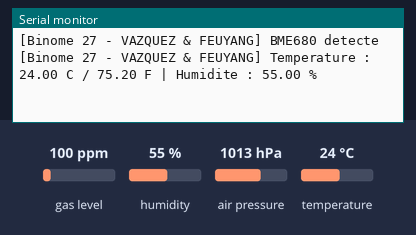
Bench run of a program on a simulated ESP32. Shown: the last lines printed to the serial monitor. Inputs (shaded band) come from the test bench; at power-on: humidity 55 %, temperature 24 °C, gas level 100 ppm, air pressure 1013 hPa.

Above: at 2.2 s.
2.3 s: humidity set to 22 %
At 3.7 s:
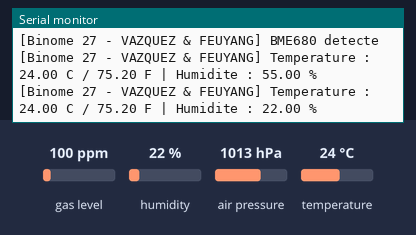
5.2 s: temperature set to 12 °C
At 6.1 s:
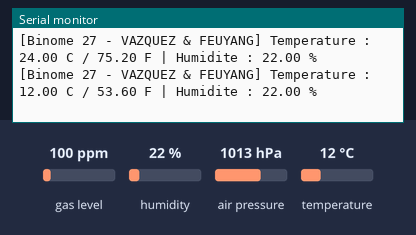
8.1 s: humidity set to 40 %
At 11.0 s:
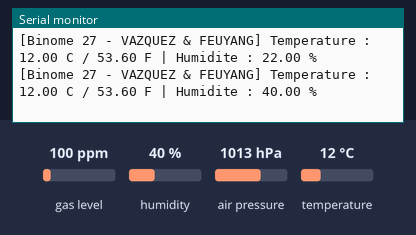
Timing chart, 0 to 12.5 s (numbered marks = the images above; inputs shaded):
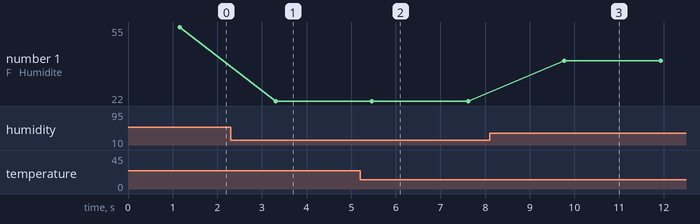

Measured:
- after the input at 2.3 s, the serial monitor: prints a new line after 1.0 s (image 1)
- after the input at 5.2 s, the serial monitor: prints a new line after 0.26 s (image 2)
- after the input at 8.1 s, the serial monitor: prints a new line after 1.7 s (image 3)
- plotted number 1: 55 → 22 after the input at 2.3 s, 22 → 40 after the input at 8.1 s

The program:

main.cpp
```cpp
#include <Arduino.h>
#include <Wire.h>
#include <Adafruit_Sensor.h>
#include "Adafruit_BME680.h"

// Question 2.1.1 : temperature (C et F) et humidite du BME680 en I2C (SDA 21, SCL 22)
#define PREFIX "[Binome 27 - VAZQUEZ & FEUYANG] "

Adafruit_BME680 bme;   // sans argument = mode I2C

void setup() {
  Serial.begin(115200);
  delay(1000);
  Wire.begin(21, 22);
  if (!bme.begin(0x77) && !bme.begin(0x76)) {
    Serial.println(PREFIX "BME680 introuvable, verifie le cablage !");
    while (1) { delay(100); }
  }
  Serial.println(PREFIX "BME680 detecte");

  bme.setTemperatureOversampling(BME680_OS_8X); // 8 mesures moyennees : plus precis, plus lent
  bme.setHumidityOversampling(BME680_OS_2X);
  bme.setPressureOversampling(BME680_OS_4X);
  bme.setIIRFilterSize(BME680_FILTER_SIZE_3);   // lisse les variations brusques
  bme.setGasHeater(320, 150);                   // chauffe le capteur de gaz (gros consommateur)
}

void loop() {
  if (!bme.performReading()) {
    Serial.println(PREFIX "Erreur de lecture");
    return;
  }
  float tempC = bme.temperature;
  float tempF = tempC * 9.0 / 5.0 + 32.0;
  float hum   = bme.humidity;

  Serial.print(PREFIX "Temperature : ");
  Serial.print(tempC); Serial.print(" C / ");
  Serial.print(tempF); Serial.print(" F | Humidite : ");
  Serial.print(hum);   Serial.println(" %");
  delay(2000);
}
```
